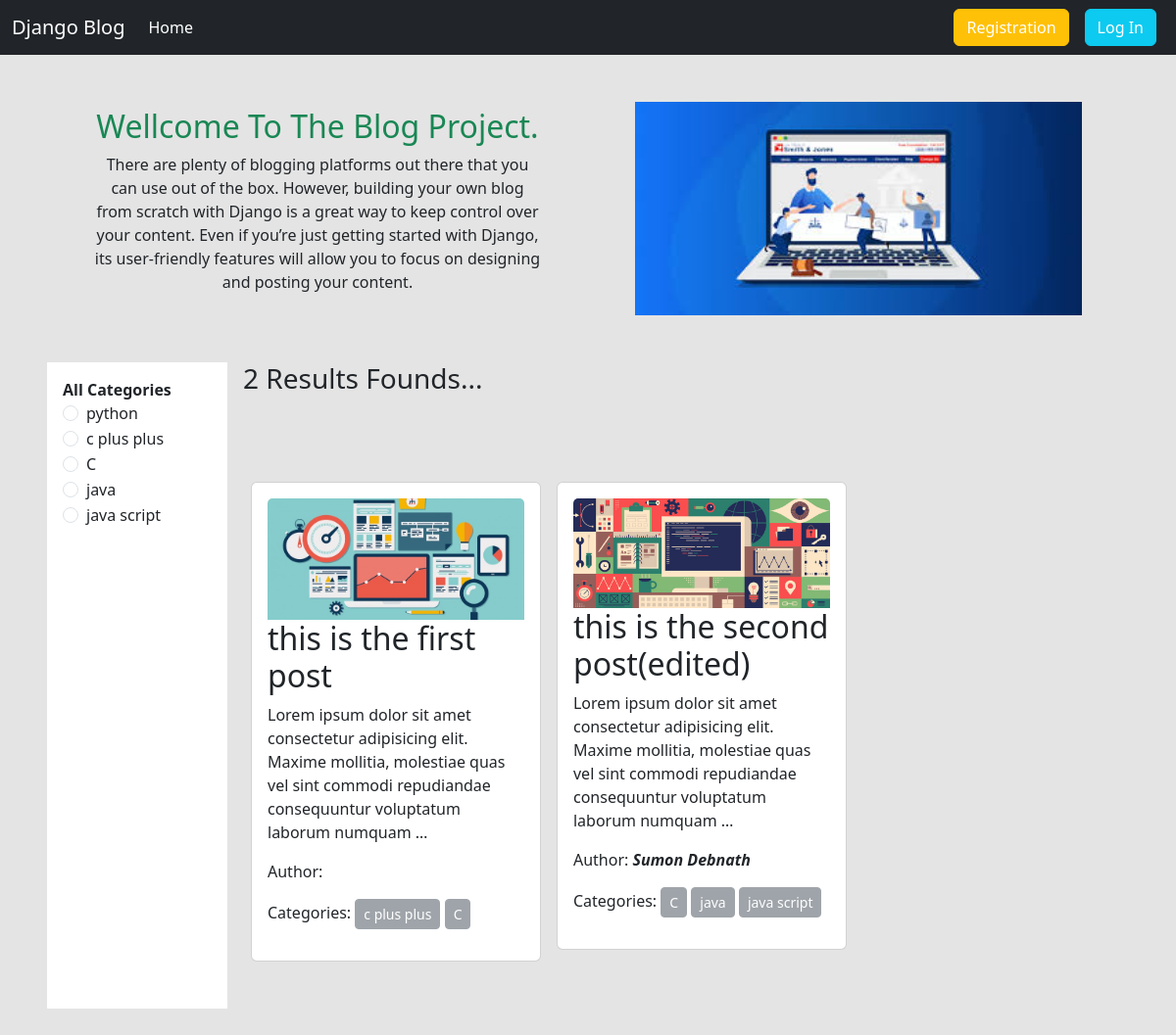
/category/c/, run on the app's committed database.
### categories/models.py (models this page shows, shortened)
class Category(models.Model):
    name = models.CharField(max_length=100)
    slug = models.SlugField(max_length=200, unique=True, null=True, blank=True)

### posts/models.py (models this page shows, shortened)
class Post(models.Model):
    title = models.CharField(max_length=200)
    content = models.TextField()
    category = models.ManyToManyField(Category)
    author = models.ForeignKey(User, on_delete=models.CASCADE)
    image = models.ImageField(upload_to="posts/media/uploads/", blank=True, null=True)

### Blog_Project/views.py (the view)
# urls.py: 2. Add a URL to urlpatterns:  path('', views.home, name='home')
def home(request, category_slug = None):
    data = Post.objects.all()
    if category_slug is not None:
        category = Category.objects.get(slug = category_slug)
        data = Post.objects.filter(category=category)
    categories = Category.objects.all()
    return render(request, "home.html", {"data":data, "categories":categories})

### templates/home.html
{% extends "base.html" %}
{% load static %}
{% block content %}
    <div class="d-flex flex-wrap px-5 pt-5 align-items-center justify-content-center">
        <div class="col-6 align-items-center text-center px-5">
            <h2 class="text-success">Wellcome To The Blog Project.</h2>
            <p>
                There are plenty of blogging platforms out there that you can use out of the box. However, building your own blog from scratch with Django is a great way to keep control over your content. Even if you’re just getting started with Django, its user-friendly features will allow you to focus on designing and posting your content.
            </p>
        </div>
        <div class="col-6">
            <img class="w-100 px-5" src="{% static 'images.jpeg' %}" alt="Blog-image">
        </div>
    </div>
    <div class="d-flex flex-wrap p-5 pt-5">
        <div class="col-2 p-3 bg-white">
            <b >All Categories</b>
            {% for cate in categories %}
              <div class="form-check">
                <input class="form-check-input" type="radio" name="category" id="{{cate.id}}">
                <label class="form-check-label" for="{{cate.id}}">
                  <a class="text-decoration-none text-dark" href="{% url 'category_post' cate.slug %}">{{cate.name}}</a>
                </label>
              </div>
            {% endfor %}
        </div>
        <div class="col-10 px-3">
            <h3>{{data | length}} Results Founds...</h3>
            <div class="d-flex flex-wrap pt-5 mt-3 mb-5">
                {% for post in data %}
                    <div class="col-sm-4 mx-2 mt-4">
                        <div class="card">
                            <div class="card-body">
                                <img src="{{post.image.url}}" class="card-img-top" alt="...">
                                <h2 class="card-title"><a class="text-decoration-none text-dark" href="{% url 'details_posts' post.id %}">{{post.title}}</a></h2>
                                <p class="card-text">
                                    {{post.content | truncatewords:20}}
                                </p>
                                <p>Author: <b><em>{{post.author.first_name}} {{post.author.last_name}}</em></b></p>
                                <p>
                                    Categories:
                                    {% for cate in post.category.all %}
                                        <button class="btn btn-secondary btn-sm" disabled>{{cate.name}}</button>
                                    {% endfor %}
                                </p>
                            </div>
                        </div>
                    </div>
                {% endfor %}
            </div>
        </div>
    </div>
{% endblock content %}

### data on the page
Category: name "python"
Category: name "c plus plus"
Category: name "C"
Category: name "java"
Category: name "java script"
Post: image (picture), title "this is the first post", content "Lorem ipsum dolor sit amet consectetur adipisicing elit. Maxime mollitia, molestiae quas vel sint commodi repudiandae consequuntur voluptatum laborum numquam …"
Post: image (picture), title "this is the second post(edited)", content "Lorem ipsum dolor sit amet consectetur adipisicing elit. Maxime mollitia, molestiae quas vel sint commodi repudiandae consequuntur voluptatum laborum numquam …", author.first_name "Sumon", author.last_name "Debnath"

### other printed values
{{ data | length }} "2"
